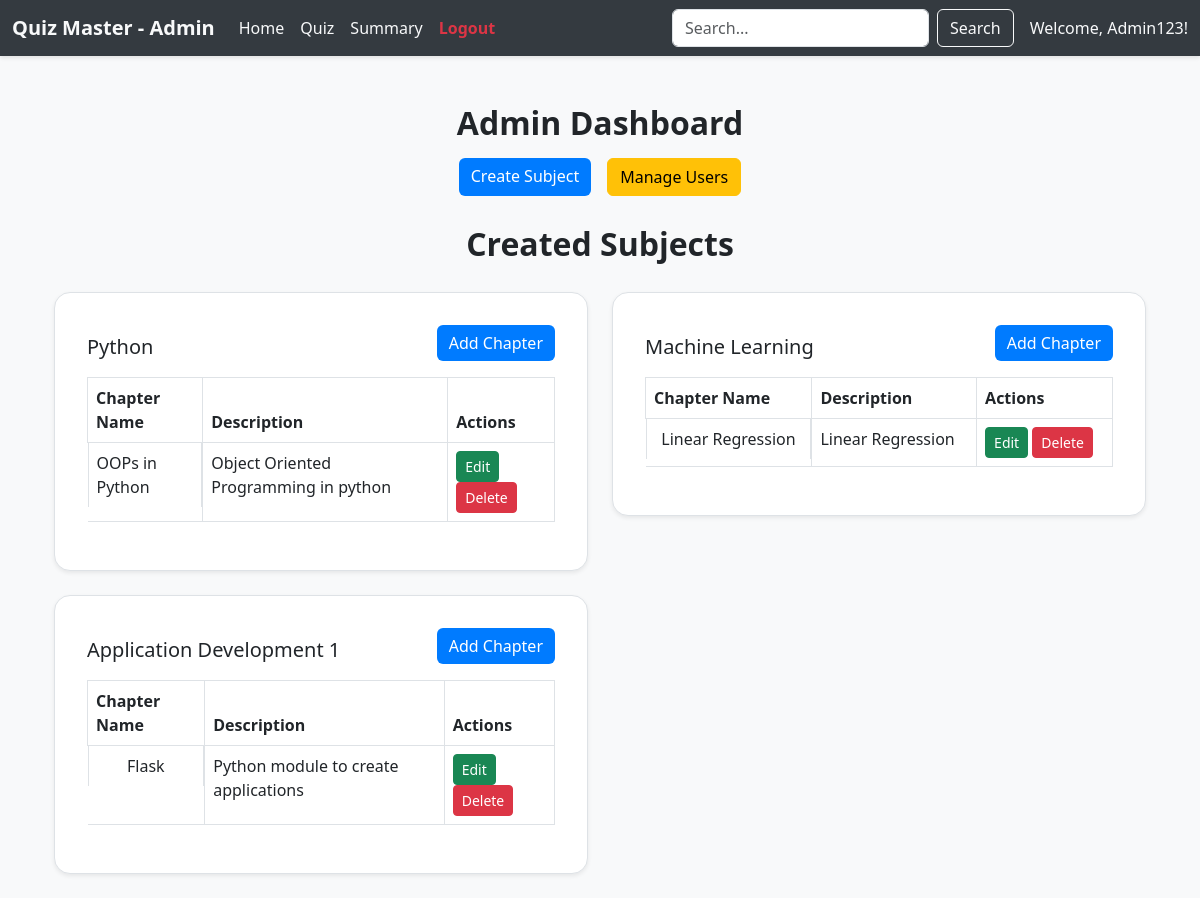
The page /admin_dash on the database its author committed.
### applications/models.py (models this page shows)
class User(db.Model):
    id = db.Column(db.Integer, primary_key=True)
    username = db.Column(db.String(), unique=True, nullable=False)
    email = db.Column(db.String(), unique=True, nullable=False)
    password = db.Column(db.String(), nullable=False)
    full_name = db.Column(db.String(), nullable=False)
    qualification = db.Column(db.String(), nullable=False)
    dob = db.Column(db.Date, nullable=False)
    role = db.Column(db.String(), nullable=False, default='user')  # 'admin' or 'user'

class Subject(db.Model):
    id = db.Column(db.Integer, primary_key=True)
    name = db.Column(db.String(), unique=True, nullable=False)
    description = db.Column(db.Text, nullable=True)

class Chapter(db.Model):
    id = db.Column(db.Integer, primary_key=True)
    name = db.Column(db.String(), nullable=False)
    description = db.Column(db.Text, nullable=True)
    num_questions = db.Column(db.Integer, nullable=False, default=0)
    subject_id = db.Column(db.Integer, db.ForeignKey('subject.id', ondelete="CASCADE"), nullable=False)
    subject = db.relationship('Subject', backref=db.backref('chapters', lazy=True, cascade="all, delete"))

### applications/controllers.py (the view)
@app.route('/admin_dash')
def admin_dashboard():
    admin_user = User.query.filter_by(role='admin').first()
    subjects = Subject.query.all()
    return render_template('admin_dash.html', this_user=admin_user, subjects=subjects)

### templates/admin_dash.html (shortened to what this page needs)
<!DOCTYPE html>
<html lang="en">
<head>
    <link href="https://cdn.jsdelivr.net/npm/bootstrap@5.3.0/dist/css/bootstrap.min.css" rel="stylesheet">
    <link rel="stylesheet" href="/static/style.css">
</head>
<body>
    <nav class="navbar navbar-expand-lg" style="background-color: #343a40; box-shadow: 0 2px 4px rgba(0, 0, 0, 0.1)">
        <div class="container-fluid">
            <a class="navbar-brand text-light fw-bold" href="#">Quiz Master - Admin</a>
            <div class="collapse navbar-collapse" id="navbarNav">
                <ul class="navbar-nav me-auto">
                    <li class="nav-item"><a class="nav-link active text-light" href="/admin_dash">Home</a></li>
                    <li class="nav-item"><a class="nav-link text-light" href="/quiz_creator" target="_blank">Quiz</a>
                    </li>
                    <li class="nav-item"><a class="nav-link text-light" href="#">Summary</a></li>
                    <li class="nav-item"><a class="nav-link text-danger fw-bold" href="/login">Logout</a></li>
                </ul>
                <form class="d-flex">
                    <input class="form-control me-2" type="search" placeholder="Search..." aria-label="Search">
                    <button class="btn btn-outline-light" type="submit">Search</button>
                </form>
                <span class="navbar-text ms-3 text-light">
                    Welcome, {{ this_user.username }}!
                </span>
            </div>
        </div>
    </nav>
    <div class="container mt-5">
        <h2 style="text-align: center;">Admin Dashboard</h2>
        <div class="d-flex justify-content-center gap-3 mt-3">
            <a href="/add_subject" class="btn btn-primary">Create Subject</a>
            <a href="/manage_users" class="btn btn-warning">Manage Users</a>
        </div>
        <div class="container mt-4">
            <p class="text-center mb-4 fs-2 fw-bold">Created Subjects</p>
            <div class="row">
                {% for subject in subjects %}
                <div class="col-12 col-md-6 mb-4">
                    <div class="card border shadow-sm p-3 rounded-4">
                        <div class="card-body">
                            <div class="d-flex justify-content-between align-items-center">
                                <h5 class="card-title">{{ subject.name }}</h5>
                                <a href="/add_chapter/{{ subject.id }}" class="btn btn-primary mb-3">Add Chapter</a>
                            </div>
                            <table class="table table-bordered">
                                <thead>
                                    <tr>
                                        <th>Chapter Name</th>
                                        <th>Description</th>
                                        <th>Actions</th>
                                    </tr>
                                </thead>
                                <tbody>
                                    {% for chapter in subject.chapters %}
                                    <tr>
                                        <td class="d-flex justify-content-center gap-3">{{ chapter.name }}</td>
                                        <td>{{ chapter.description }}</td>
                                        <td>
                                            <a href="/edit_chapter/{{ chapter.id }}" class="btn btn-success btn-sm">Edit</a>
                                            <a href="/delete_chapter/{{ chapter.id }}" class="btn btn-danger btn-sm">Delete</a>
                                        </td>
                                    </tr>
                                    {% endfor %}
                                </tbody>
                            </table>
                        </div>
                    </div>
                </div>
                {% endfor %}
            </div>
        </div>
    </div>
</body>
</html>

### static/style.css (style rules this page uses)
body { background-color: #f8f9fa; }
h2 { font-weight: bold; }
.btn-primary { background-color: #007bff; border: none; }
.card { border-radius: 10px; box-shadow: 0px 4px 8px rgba(0, 0, 0, 0.1); }

### rows shown on the page
User: username "Admin123"
Subject: name "Python"
Chapter: name "OOPs in Python", description "Object Oriented Programming in python"
Subject: name "Machine Learning"
Chapter: name "Linear Regression", description "Linear Regression"
Subject: name "Application Development 1"
Chapter: name "Flask", description "Python module to create applications"
